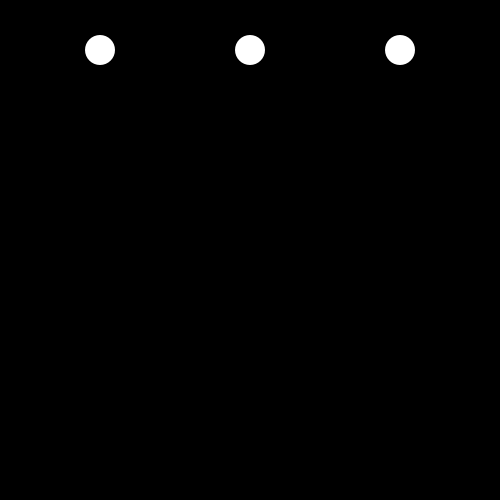
Frame 1 (no input)
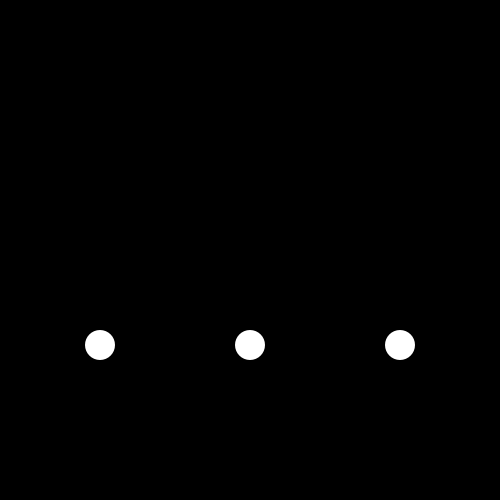
Frame 60 (the mouse pressed at the canvas centre just before this capture)
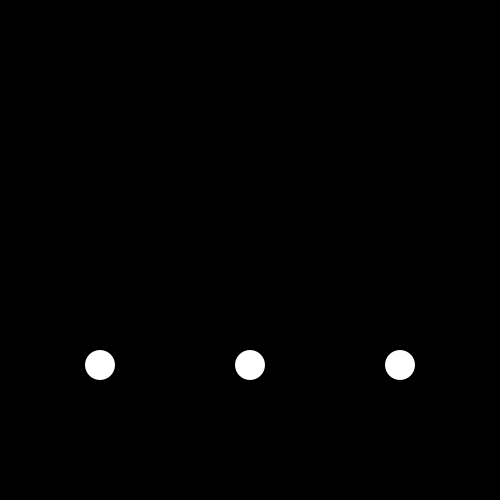
Frame 120 (the mouse held since frame 60 and released just before this capture)

The Processing sketch that drew these frames (run headless with seeded random() and noise(); from frame 60 on, the mouse is pressed at the canvas centre):

// Processing sketch: processing_162917
// ── processing_162917.pde

float y = 50.0;
float speed = 5.0;
float radius = 15.0;

void setup() {
  size(500, 500);
  smooth();
  noStroke();
  ellipseMode(RADIUS);
}

void draw() {
  background(0);
  ellipse(250, y, radius, radius);
  ellipse (100, y, radius, radius);
  ellipse (400, y, radius, radius);
  y = y + speed;
  if (y > height || y < 0) {
    speed = -speed;
  }
}
